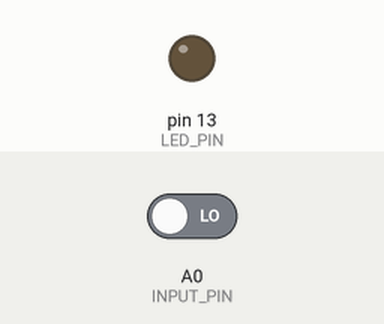
This sketch was run on a simulated Arduino Uno, built with avr-gcc and run on an emulated ATmega328P. Parts: output pins drawn as LEDs (lit = HIGH). The inputs (shaded band) are chosen by the test bench; at power-on: A0 (INPUT_PIN) LOW.

Above: at 1.2 s.
1.3 s: A0 (INPUT_PIN) driven HIGH
At 2.5 s:
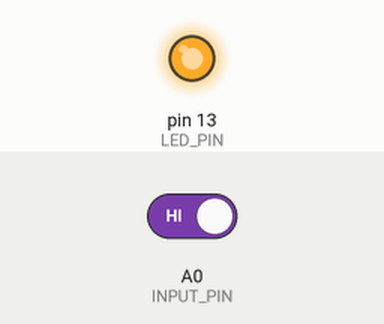
2.8 s: A0 (INPUT_PIN) driven LOW
At 3.8 s:
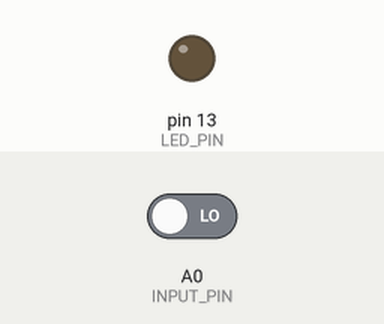
Timing chart, 0 to 5.8 s (numbered marks = the images above; inputs shaded):
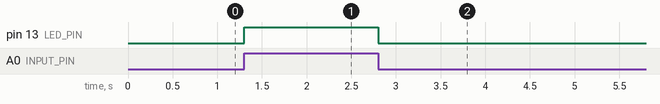

The sketch:

Inclinacion.ino
```cpp
/* PRACTICAS ARDUINO PROYECTO                                       25/10/2018

NOMBRE : JAVIER
APELLIDOS : PRESMANES CARDAMA
NUMERO PRACTICA : 5
NOMBRE PRACTICA : SENSOR INCLINACION
CURSO : 2º CICLO SUPERIOR EN SISTEMAS DE TELECOMUNICACIONES E INFORMATICOS
CORREO : presmanes3@gmail.com

*/

#define LED_PIN 13
#define INPUT_PIN 14

int INPUT_PIN_VALUE = A0;

void setup() {
  pinMode(LED_PIN, OUTPUT);  // Declaramos el led como salida
  pinMode(INPUT_PIN, INPUT); // Declaramos el switch como entrada
}

void loop() {
  /*Leemos el valor del pin entrada y lo almacenamos en una variable*/
  INPUT_PIN_VALUE = digitalRead(INPUT_PIN);

  /*Encendemos/Apagamos el led en funcion de lo que valga la entrada*/
  digitalWrite(LED_PIN, INPUT_PIN_VALUE);
}
```

Measured:
- after the input at 1.3 s, pin 13 (LED_PIN): LOW → HIGH at once
- after the input at 2.8 s, pin 13 (LED_PIN): HIGH → LOW at once
